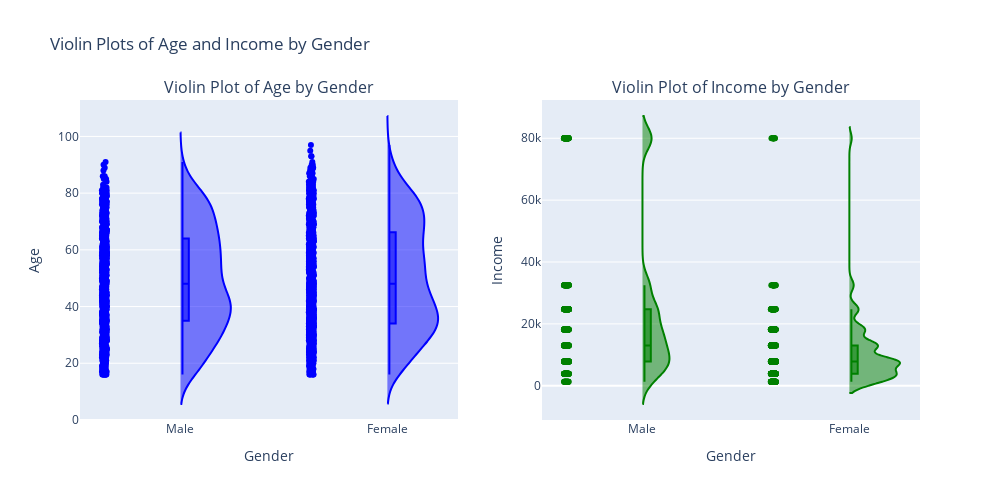

Source (notebook cell):
### Code cell
from plotly.subplots import make_subplots
import plotly.graph_objects as go
fig = make_subplots(rows=1, cols=2, subplot_titles=("Violin Plot of Age by Gender", "Violin Plot of Income by Gender"))

# Add the first violin plot for 'age' by 'gender' with dots and boxplot
fig.add_trace(
    go.Violin(x=df['gender'], y=df['age'], box_visible=True, line_color='blue', 
              points='all', name='Age', jitter=0.05, side='positive'),
    row=1, col=1
)

# Add the second violin plot for 'income' by 'gender' with dots and boxplot
fig.add_trace(
    go.Violin(x=df['gender'], y=df['midincome_range'], box_visible=True, line_color='green', 
              points='all', name='Income', jitter=0.05, side='positive'),
    row=1, col=2
)

# Update layout for titles and axis labels
fig.update_layout(
    title_text="Violin Plots of Age and Income by Gender",
    showlegend=False,
    height=500,
    width=1000,
    xaxis1_title="Gender",
    xaxis2_title="Gender",
    yaxis1_title="Age",
    yaxis2_title="Income",
)

# Show the plot
fig.show()

### Figure 1 — Plotly figure (JSON) as saved in the notebook; plotly's stock layout.template omitted (floating-point values rounded to 4 significant figures; data arrays with more than 128 entries replaced by an {"elided": "..."} marker saying what was removed)
{"data": [{"box": {"visible": true}, "jitter": 0.05, "line": {"color": "blue"}, "name": "Age", "points": "all", "side": "positive", "type": "violin", "x": {"elided": "1691 str values"}, "xaxis": "x", "y": {"elided": "1691 int values"}, "yaxis": "y"}, {"box": {"visible": true}, "jitter": 0.05, "line": {"color": "green"}, "name": "Income", "points": "all", "side": "positive", "type": "violin", "x": {"elided": "1691 str values"}, "xaxis": "x2", "y": {"elided": "1691 int values"}, "yaxis": "y2"}], "layout": {"annotations": [{"font": {"size": 16}, "showarrow": false, "text": "Violin Plot of Age by Gender", "x": 0.225, "xanchor": "center", "xref": "paper", "y": 1, "yanchor": "bottom", "yref": "paper"}, {"font": {"size": 16}, "showarrow": false, "text": "Violin Plot of Income by Gender", "x": 0.775, "xanchor": "center", "xref": "paper", "y": 1, "yanchor": "bottom", "yref": "paper"}], "height": 500, "showlegend": false, "title": {"text": "Violin Plots of Age and Income by Gender"}, "width": 1000, "xaxis": {"anchor": "y", "domain": [0, 0.45], "title": {"text": "Gender"}}, "xaxis2": {"anchor": "y2", "domain": [0.55, 1], "title": {"text": "Gender"}}, "yaxis": {"anchor": "x", "domain": [0, 1], "title": {"text": "Age"}}, "yaxis2": {"anchor": "x2", "domain": [0, 1], "title": {"text": "Income"}}}}
